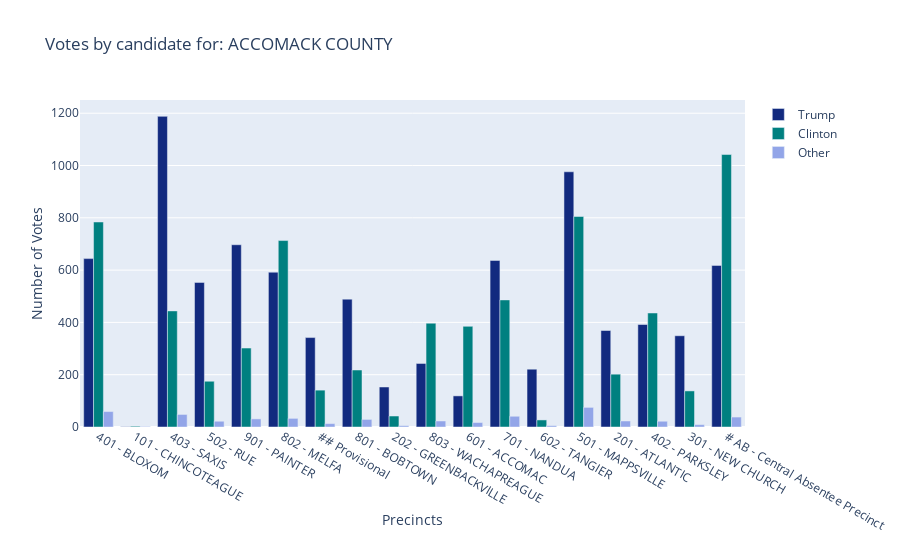

Notebook source saved alongside this figure:
### Code cell
jurisdiction_name='ACCOMACK COUNTY'
juris_picker(jurisdiction_name)

### Figure 1 — Plotly figure (JSON) as saved in the notebook; plotly's stock layout.template omitted (floating-point values rounded to 4 significant figures)
{"data": [{"marker": {"color": "#122A7F"}, "name": "Trump", "type": "bar", "x": ["401 - BLOXOM", "101 - CHINCOTEAGUE", "403 - SAXIS", "502 - RUE", "901 - PAINTER", "802 - MELFA", "## Provisional", "801 - BOBTOWN", "202 - GREENBACKVILLE", "803 - WACHAPREAGUE", "601 - ACCOMAC", "701 - NANDUA", "602 - TANGIER", "501 - MAPPSVILLE", "201 - ATLANTIC", "402 - PARKSLEY", "301 - NEW CHURCH", "# AB - Central Absentee Precinct"], "y": [644, 1, 1188, 553, 697, 592, 342, 489, 153, 243, 119, 637, 221, 976, 369, 392, 349, 618]}, {"marker": {"color": "#008080"}, "name": "Clinton", "type": "bar", "x": ["401 - BLOXOM", "101 - CHINCOTEAGUE", "403 - SAXIS", "502 - RUE", "901 - PAINTER", "802 - MELFA", "## Provisional", "801 - BOBTOWN", "202 - GREENBACKVILLE", "803 - WACHAPREAGUE", "601 - ACCOMAC", "701 - NANDUA", "602 - TANGIER", "501 - MAPPSVILLE", "201 - ATLANTIC", "402 - PARKSLEY", "301 - NEW CHURCH", "# AB - Central Absentee Precinct"], "y": [784, 3, 444, 175, 302, 713, 141, 218, 42, 397, 385, 486, 27, 805, 202, 436, 138, 1042]}, {"marker": {"color": "#92A5E8"}, "name": "Other", "type": "bar", "x": ["401 - BLOXOM", "101 - CHINCOTEAGUE", "403 - SAXIS", "502 - RUE", "901 - PAINTER", "802 - MELFA", "## Provisional", "801 - BOBTOWN", "202 - GREENBACKVILLE", "803 - WACHAPREAGUE", "601 - ACCOMAC", "701 - NANDUA", "602 - TANGIER", "501 - MAPPSVILLE", "201 - ATLANTIC", "402 - PARKSLEY", "301 - NEW CHURCH", "# AB - Central Absentee Precinct"], "y": [59, 2, 48, 22, 31, 33, 13, 29, 5, 23, 17, 41, 5, 75, 23, 22, 9, 38]}], "layout": {"title": {"text": "Votes by candidate for: ACCOMACK COUNTY"}, "xaxis": {"title": {"text": "Precincts"}}, "yaxis": {"title": {"text": "Number of Votes"}}}}
